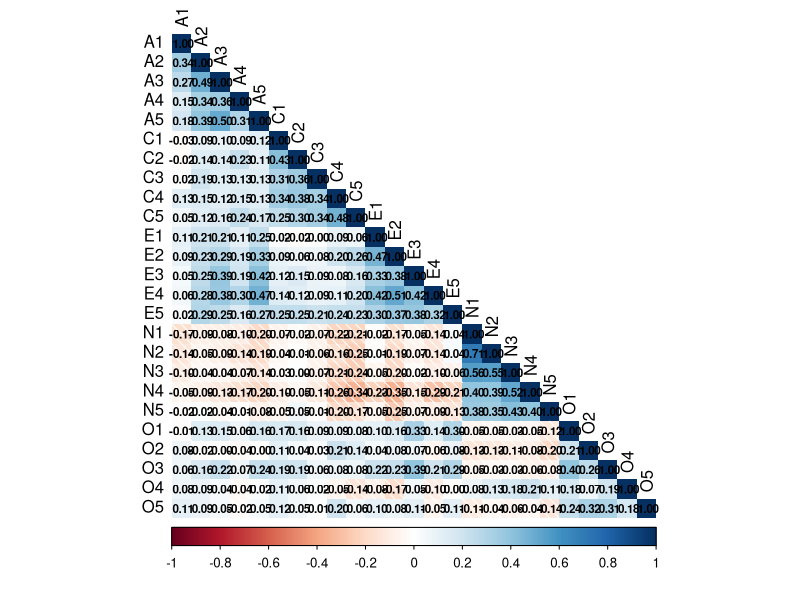
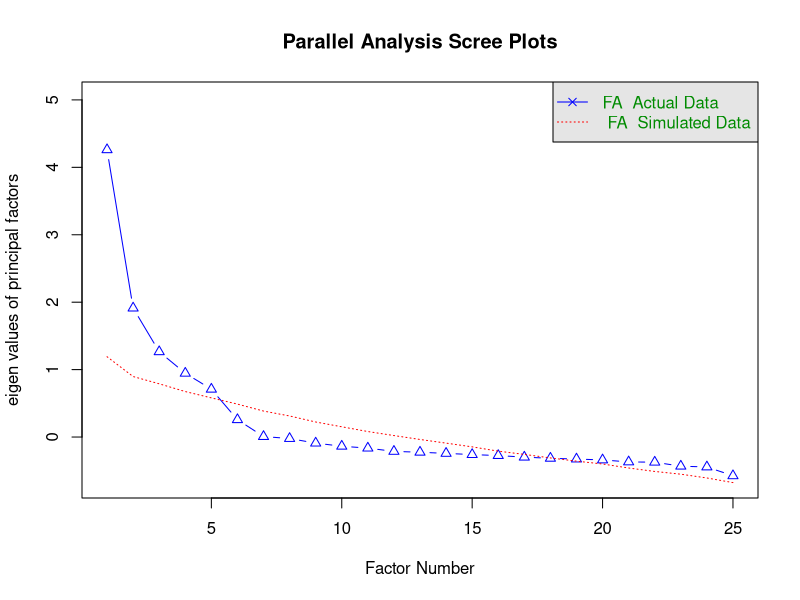
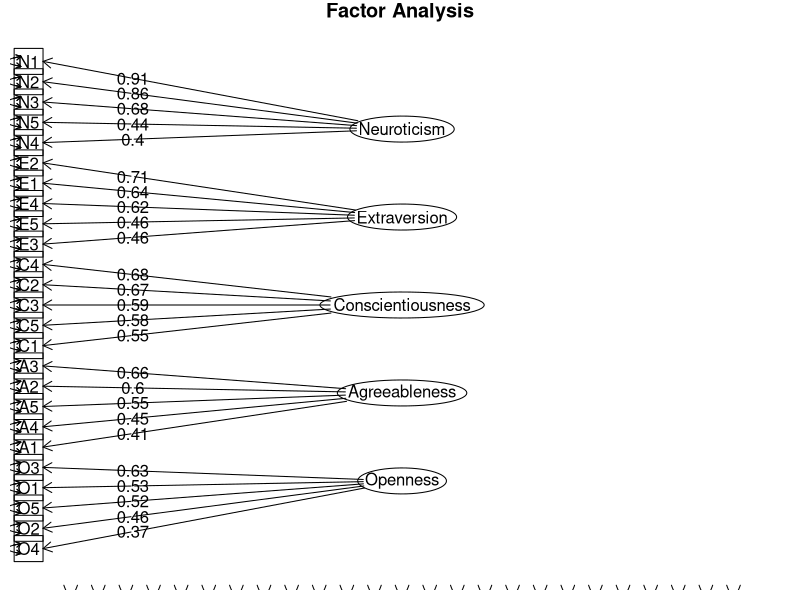

These figures' R source, in order:
## ---- chunk 1
#| echo: true
#| output: false

# Load required libraries

library(psych)
library(corrplot)
library(tidyverse)
## ---- chunk 2

# Load the bfi dataset
data(bfi)

# Glimpse dataset
glimpse(bfi)
## ---- chunk 3
#| message: false

# Reverse item (see the bfi documentation to understand which are the items to be reversed)

my_bfi <- bfi %>%
  select(A1:O5) %>% 
  mutate(A1 = 7 - A1,
         C4 = 7 - C4,
         C5 = 7 - C5,
         E1 = 7 - E1,
         E2 = 7 - E2,
         O2 = 7 - O2,
         O5 = 7 - O5)

# Descriptive statistics

my_bfi %>%
  psych::describe(.) %>%
  as.data.frame() %>%
  select(-vars, -trimmed, -range, -mad) %>%
  round(., 2) %>%
  knitr::kable(.)


## ---- chunk 4

# Display the correlation matrix using corrplot
# To display larger figure:`{r fig.width=8, fig.height=8}`

cor_matrix <- cor(my_bfi, use = "pairwise.complete.obs")

corrplot(
  cor_matrix,
  method="shade",
  addCoef.col="black",
  type="lower",
  tl.col="black",
  number.cex = 0.7
)
## ---- chunk 5
# KMO (Measure of Sampling Adequacy (MSA))

KMO(
  r = cor(
    my_bfi,
    use = "pairwise.complete.obs"
    )
  )
## ---- chunk 6
# Bartlett's test of sphericity

cortest.bartlett(my_bfi)
## ---- chunk 7
# Determinant

det(
  cor(
    my_bfi,
    use = "pairwise.complete.obs")
)

## ---- chunk 8
parallel_analysis <- fa.parallel(cor_matrix, fa="fa")
## ---- chunk 9
efa_result <- fa(
  cor_matrix,
  nfactors = parallel_analysis$nfact,
  rotate = "promax"
  )

efa_result
## ---- chunk 10
fact_bfi <- factanal(
  na.omit(my_bfi),
  factors = parallel_analysis$nfact, # 5
  rotation = "promax"
) 


fact_bfi %>%
  print(
    cutoff = 0.3, digits = 2
    )
## ---- chunk 11
#| echo: true
#| output: false

fact_bfi$loadings %>%
  print(cutoff = 0.3,
        digits=2) %>% 
  as.data.frame()
## ---- chunk 12
colnames(fact_bfi$loadings) <- c(
  "Neuroticism",
  "Extraversion",
  "Conscientiousness",
  "Agreeableness",
  "Openness"
)

fact_bfi$loadings %>%
  print(
    cutoff = 0.3,
    digits = 2
  )

## ---- chunk 13
fa.diagram(
  fact_bfi$loadings,
  errors = TRUE,
  digits = 2
  )
## ---- chunk 14
#| output: false

# Store items in a list

composite_scores <- list(
  Agreeableness     = c("A1", "A2", "A3", "A4", "A5"),
  Conscientiousness = c("C1", "C2", "C3", "C4", "C5"),
  Extraversion      = c("E1", "E2", "E3", "E4", "E5"),
  Neuroticism       = c("N1", "N2", "N3", "N4", "N5"),
  Openness          = c("O1", "O2", "O3", "O4", "O5")
)

# Create a function to extract Cronbach's alpha

my_alpha <- function(data, items) {
  data %>% 
    select(all_of(items)) %>% 
    psych::alpha() %>% 
    pluck(., "total", "raw_alpha") %>%
    round(., 2) %>% 
    print()
}

# Calculate Cronbach's alpha for all dimensions 

all_alpha <- purrr::map(composite_scores, ~ my_alpha(my_bfi, .)) %>% as.data.frame()
## ---- chunk 15
#| message: false
#| warning: false
#| output: false

# Create a function to extract Omega total

my_omega <- function(data, items) {
  data %>% 
    select(all_of(items)) %>% 
    psych::omega(., nfactors = 1) %>% 
    pluck(., "omega.tot") %>%
    round(., 2) %>% 
    print()
}

# Calculate Omega total for all dimensions 

all_omega <- purrr::map(composite_scores, ~ my_omega(my_bfi, .)) %>% as.data.frame()
## ---- chunk 16
rbind(
  all_alpha,
  all_omega
) %>% 
  t() %>%
  as.data.frame() %>%
  knitr::kable(
    .,
    "simple",
    col.names = c(
      "Trait", "Cronbach's $\\alpha$", "$\\omega$ total"
      ),
    align = c("l", "c", "c"))
